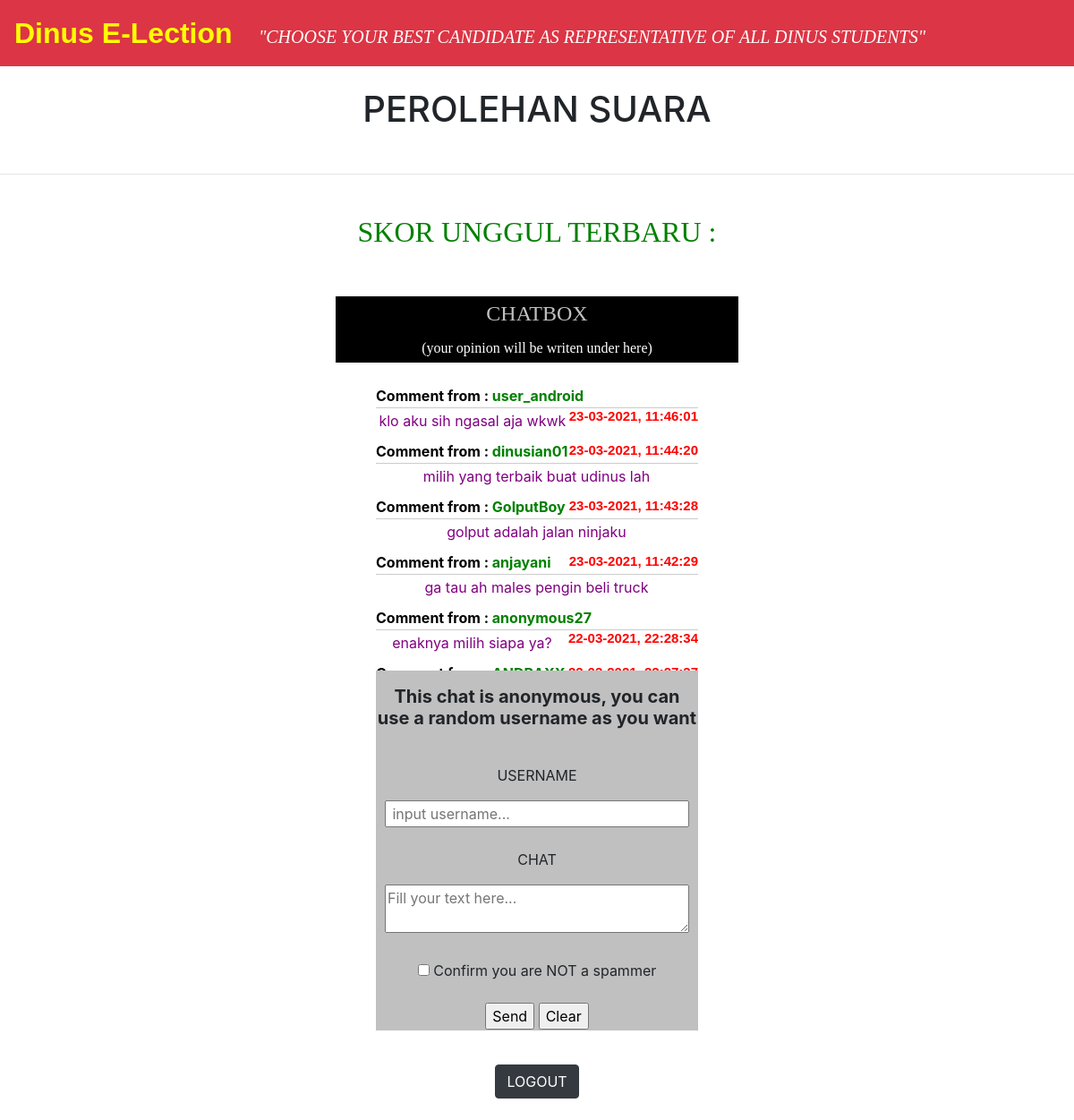
Page /elected.php on the committed database.
### tables this page shows
CREATE TABLE `chat` (
  `nama` varchar(30) NOT NULL,
  `komen` text NOT NULL,
  `waktu` varchar(20) NOT NULL,
  `cek` varchar(3) NOT NULL
);

### elected.php (the view, shortened to what this page needs)
<!DOCTYPE html>
<html>
<head>
	 <link rel="stylesheet" href="https://stackpath.bootstrapcdn.com/bootstrap/4.4.1/css/bootstrap.min.css">
</head>
<body>
	 <nav class="navbar navbar-dark bg-danger">
  <a class="navbar-brand" href="#"><b><font face="sans-serif" size="6" color="yellow">Dinus E-Lection</font>&nbsp &nbsp &nbsp</b>
    <font face="calibri" color="white"><i>"CHOOSE YOUR BEST CANDIDATE AS REPRESENTATIVE OF ALL DINUS STUDENTS" </i></font></a>
    </nav><br>
    <center>
    	<h1>PEROLEHAN SUARA</h1><br><hr><br>
      <?php
        include 'koneksi.php';
        $query = "SELECT MAX(skor) FROM Kandidat";
          $result = mysqli_query($koneksi, $query);
          while($row = mysqli_fetch_assoc($result))
          {
            echo "<font size='6' color='green' face='verdana'>SKOR UNGGUL TERBARU : ".$row['MAX(skor)']."</font><br>";
          }
      ?>
    <table align="center">
  <?php
  include 'koneksi.php';
   ?>
    </table><br><br>
    <table width="450px" align="center">
                <tr>
                  <td bgcolor="black"><font size="5" color="silver" face="algerian"><center>CHATBOX<br>
                  <font face="verdana" color="white" size="3">(your opinion will be writen under here)</font>
                  </center></font></td>
                </tr>
            </table><br>
    <div style="overflow:auto; width:30%; height:320px; margin-left:35%;margin-right:35%;">
    <table class="art-article" border="0" cellspacing="0" cellpadding="0" style=" margin: 0; width: 100%;">
        <tbody>
            <?php
            $Tampil="SELECT * FROM chat ORDER BY waktu DESC LIMIT 99";
            $query = mysqli_query($koneksi, $Tampil);
            while ($hasil = mysqli_fetch_array ($query)) {
            ?>
            <?php
            echo"
                <div id='atas'><font color='black'><b>Comment from : </font>$hasil[nama]<span class='waktu'>$hasil[waktu]</span></div></b>
                <div id='pesan'>$hasil[komen]</div>";
            }
            ?>
        </tbody>
    </table>
</div>
<div style="width:30%; height:320px; margin-left:35%;margin-right:35%;">
  <table bgcolor="silver">
    <tr>
      <td align="center">
    <form method="POST" name="chat" action="#" enctype="application/x-www-form-urlencoded"><p><b><h5>This chat is anonymous, you can use a random username as you want</h5></b></p><br><p>USERNAME</p><input type="text" placeholder=" input username..." name="nama"  style="width: 95%;"></input><br><br><p>CHAT</p><textarea placeholder="Fill your text here..." name="komen" rows="2" cols="40" maxlength="500" style="width: 95%;"></textarea><br><br><input type="checkbox" name="cek" value="cek" class="art-button"> Confirm you are NOT a spammer</input><br><br><input type="submit" name="submit" value="Send" class="art-button"></input> <input type="reset" name="reset" value="Clear" class="art-button"></input>
       </td>
      </tr>
  </table>
</div><br><br><br><br><br>
     <center><a href="logout.php"><input type="button" class="btn btn-dark" value="LOGOUT"></a><br/><br></center>
    </center>
</body>
</html>

### elected.php (style rules this page uses)
#atas { border-bottom-width: 1px; border-bottom-style: ridge; border-bottom-color: #CCC; margin-top: 1px; text-align: left; margin-bottom: 2px; padding-bottom: 1px; color: green; }
#pesan { padding-right: 1px; padding-left: 0px; margin-bottom: 10px; color: purple; }
.waktu { float: right; color: red; font-family: Arial; font-size: 15px; }

### rows in the picture
chat: waktu "23-03-2021, 11:46:01", komen "klo aku sih ngasal aja wkwk"
chat: waktu "23-03-2021, 11:44:20", komen "milih yang terbaik buat udinus lah"
chat: waktu "23-03-2021, 11:43:28", komen "golput adalah jalan ninjaku"
chat: waktu "23-03-2021, 11:42:29", komen "ga tau ah males pengin beli truck"
chat: waktu "22-03-2021, 22:28:34", komen "enaknya milih siapa ya?"
